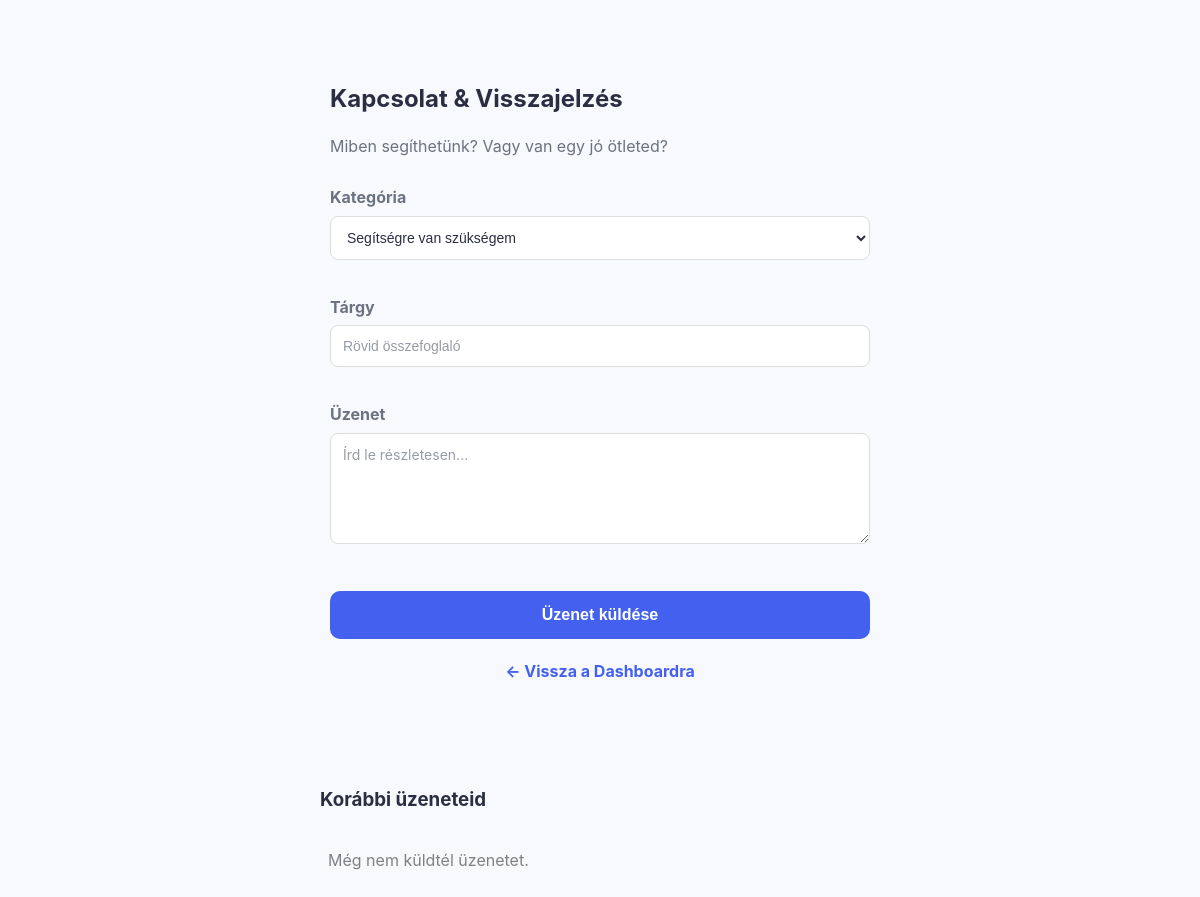
The app's page /support.php (signed in), older data.
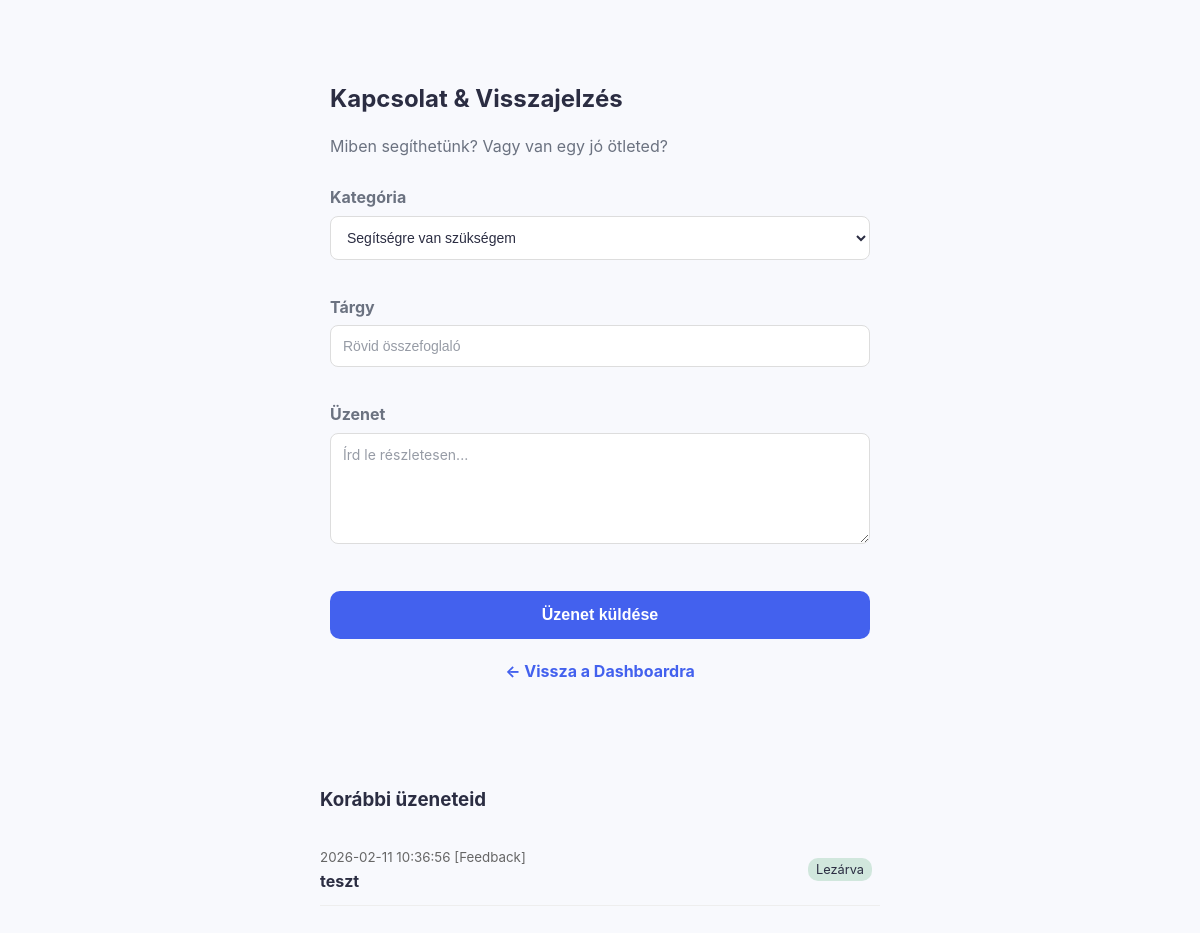
The same page, newer data.
### tables this page shows
CREATE TABLE `support_tickets` (
  `id` int(11) NOT NULL,
  `user_id` int(11) NOT NULL,
  `subject` varchar(255) NOT NULL,
  `message` text NOT NULL,
  `category` enum('Support','Feedback','Bug') DEFAULT 'Support',
  `status` enum('Open','Closed') DEFAULT 'Open',
  `created_at` timestamp NOT NULL DEFAULT current_timestamp()
);

### support.php (the view, shortened to what this page needs)
<?php
require 'database_connect.php';
$user_id = $_SESSION['user_id'];
?>
<!DOCTYPE html>
<html lang="hu">
<head>
    <link rel="stylesheet" href="style.css">
</head>
<body style="background-color: #f4f7f6;">
<div class="card" style="max-width: 600px; margin: 50px auto; padding: 30px;">
    <h2 style="margin-bottom: 10px;">Kapcsolat & Visszajelzés</h2>
    <p style="color: var(--text-muted); margin-bottom: 25px;">Miben segíthetünk? Vagy van egy jó ötleted?</p>
    <form method="POST">
        <div style="margin-bottom: 15px;">
            <label style="display: block; margin-bottom: 5px; font-weight: bold;">Kategória</label>
            <select name="category" style="width: 100%; padding: 12px; border-radius: 8px; border: 1px solid #ddd;">
                <option value="Support">Segítségre van szükségem</option>
            </select>
        </div>
        <div style="margin-bottom: 15px;">
            <label style="display: block; margin-bottom: 5px; font-weight: bold;">Tárgy</label>
            <input type="text" name="subject" placeholder="Rövid összefoglaló" required style="width: 100%; padding: 12px; border: 1px solid #ddd; border-radius: 8px;">
        </div>
        <div style="margin-bottom: 20px;">
            <label style="display: block; margin-bottom: 5px; font-weight: bold;">Üzenet</label>
            <textarea name="message" rows="5" placeholder="Írd le részletesen..." required style="width: 100%; padding: 12px; border: 1px solid #ddd; border-radius: 8px; font-family: inherit;"></textarea>
        </div>
        <button type="submit" name="send_ticket" class="btn-primary" style="width: 100%; padding: 15px; font-size: 1rem;">Üzenet küldése</button>
        <a href="dashboard.php" style="display: block; text-align: center; margin-top: 20px; color: var(--primary); text-decoration: none; font-weight: bold;">← Vissza a Dashboardra</a>
    </form>
</div>
<div class="card" style="max-width: 600px; margin: 20px auto; padding: 20px;">
    <h3>Korábbi üzeneteid</h3>
    <table style="width: 100%; border-collapse: collapse; margin-top: 10px;">
        <?php
        $history = mysqli_query($conn, "SELECT * FROM support_tickets WHERE user_id = $user_id ORDER BY created_at DESC");
        if (mysqli_num_rows($history) == 0) echo "<tr><td style='color:gray'>Még nem küldtél üzenetet.</td></tr>";
        while ($row = mysqli_fetch_assoc($history)):
        ?>
            <tr style="border-bottom: 1px solid #eee;">
                <td style="padding: 10px 0;">
                    <small style="color: #666;"><?php echo $row['created_at']; ?> [<?php echo $row['category']; ?>]</small><br>
                    <strong><?php echo htmlspecialchars($row['subject']); ?></strong>
                </td>
                <td style="text-align: right;">
                    <span style="font-size: 0.8rem; padding: 4px 8px; border-radius: 10px; background: <?php echo $row['status'] == 'Open' ? '#fff3cd' : '#d1e7dd'; ?>;">
                        <?php echo $row['status'] == 'Open' ? 'Folyamatban' : 'Lezárva'; ?>
                    </span>
                </td>
            </tr>
        <?php endwhile; ?>
    </table>
</div>
</body>
</html>

Row changes from the older to the newer data that the page shows:
added support_tickets: created_at "2026-02-11 10:36:56", category "Feedback", subject "teszt", status "Lezárva"
Text that changed along with them:
text no longer shown: "Még nem küldtél üzenetet."
